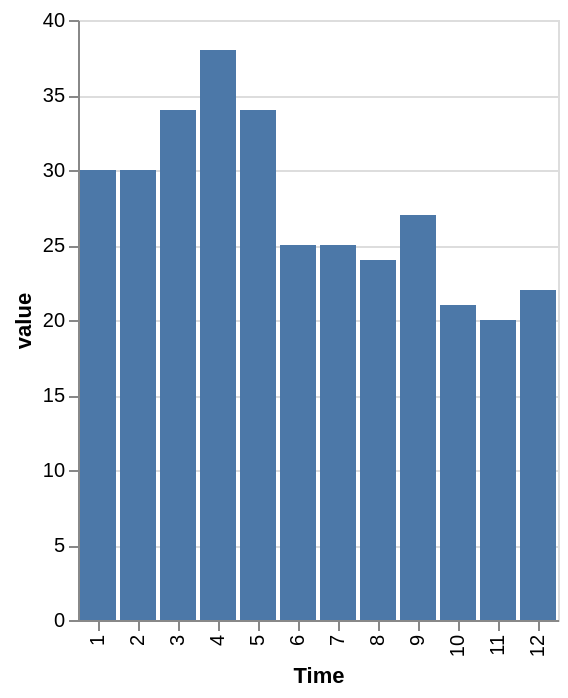

Source (notebook cell):
### Code cell
alt.Chart(
    df.filter(pl.col('variable') == "boty na běhání").group_by(pl.col('Time').dt.month()).agg(pl.col('value').median()).sort(by='Time')
).mark_bar(
).encode(
    alt.X('Time:N'),
    alt.Y('value:Q')
)

### Figure 1 — Vega-Lite specification as saved in the notebook (floating-point values rounded to 4 significant figures)
{"config": {"view": {"continuousWidth": 300, "continuousHeight": 300}}, "data": {"name": "data-21faf2f4650fad46a5d69d35ffafc74c"}, "mark": {"type": "bar"}, "encoding": {"x": {"field": "Time", "type": "nominal"}, "y": {"field": "value", "type": "quantitative"}}, "$schema": "https://vega.github.io/schema/vega-lite/v6.1.0.json", "datasets": {"data-21faf2f4650fad46a5d69d35ffafc74c": [{"Time": 1, "value": 30.0}, {"Time": 2, "value": 30.0}, {"Time": 3, "value": 34.0}, {"Time": 4, "value": 38.0}, {"Time": 5, "value": 34.0}, {"Time": 6, "value": 25.0}, {"Time": 7, "value": 25.0}, {"Time": 8, "value": 24.0}, {"Time": 9, "value": 27.0}, {"Time": 10, "value": 21.0}, {"Time": 11, "value": 20.0}, {"Time": 12, "value": 22.0}]}}
